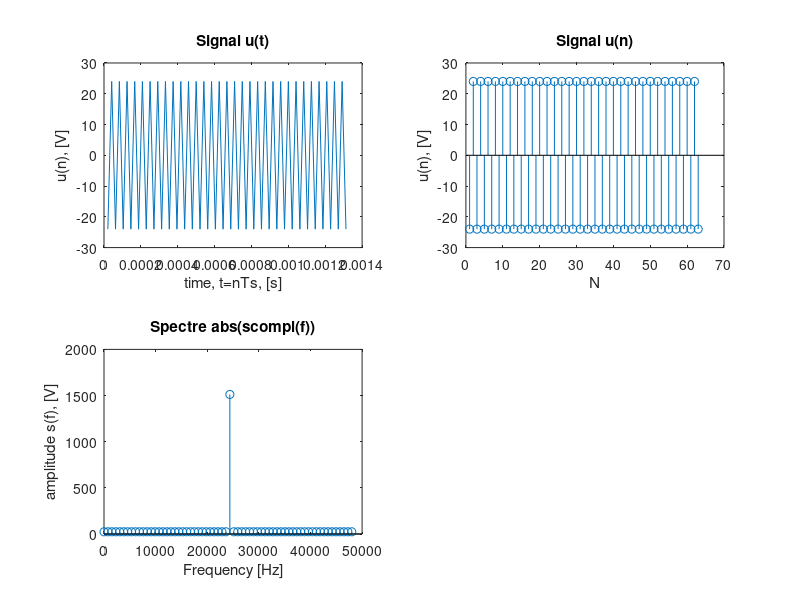
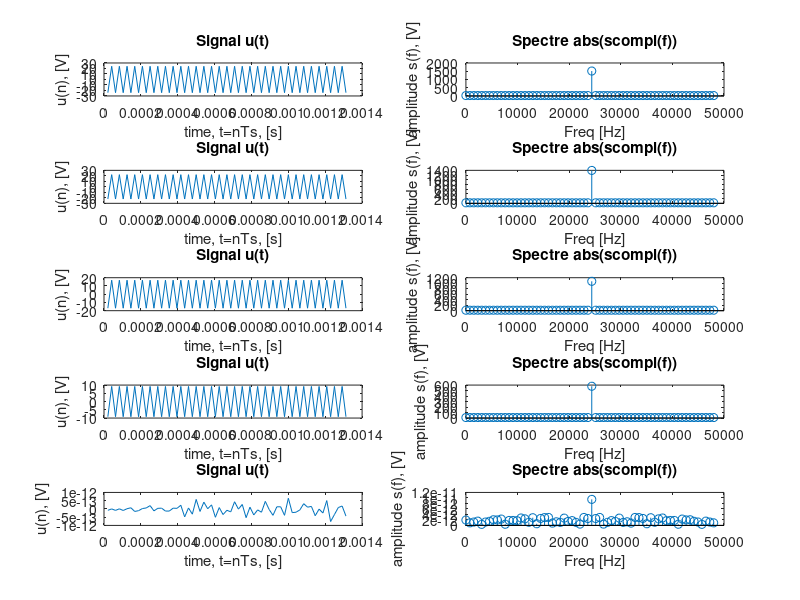
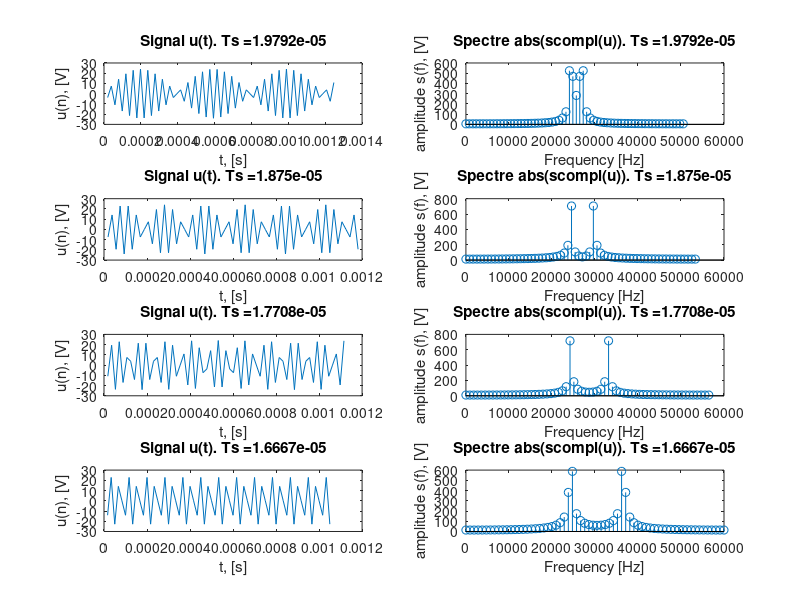
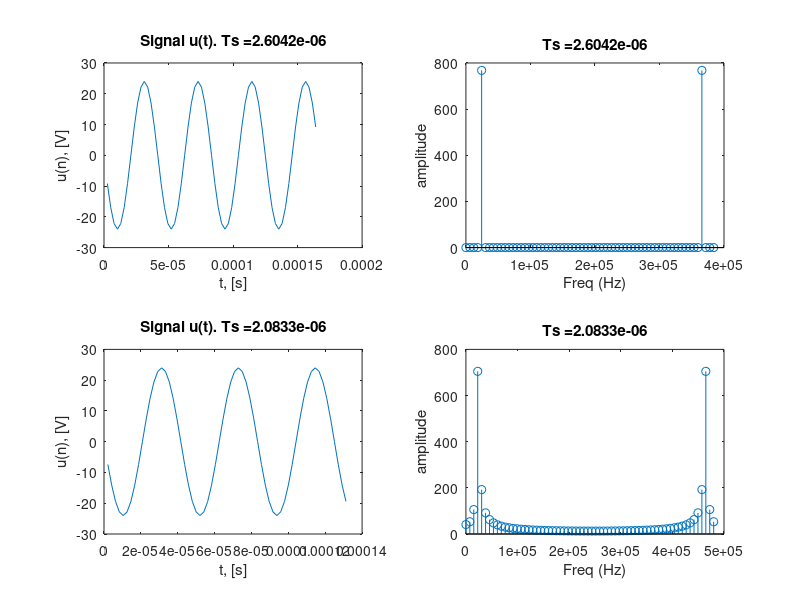

Write the MATLAB code that produced these figures, in order.
clc
clear all
close all

% Вводные данные
variant = 24
F = variant*1000
A = variant
N = 64
n = 1 : N - 1;

% _ts -- частота дискретизации
% _phi0 -- начальная фаза
u_n = @(_ts, _phi0) A * cos(2 * pi * F * n * _ts + _phi0);
%-------------------------------------------------------------------------------
%%%%%%%%%%%%%%%%%%%%%%% Задание 1 %%%%%%%%%%%%%%%%%%%%%%%%%%%%%%%%%%%%%%%%%%%%%%
%-------------------------------------------------------------------------------

phi_0 = (pi * variant)/2 % начальная фаза

% находим частоту и период дискртизации
Fs = 2 * F
Ts = 1 / Fs

% Дискретные значениея сигнала
u = u_n(Ts, phi_0);
Nfft = 2^nextpow2(length(u)); % Число измерений БПФ
scompl = fft(u, Nfft); % Быстрое преобразование фурье (переход из временной области в частнотную)
s = abs(scompl);

figure('Name', 'Задание 1')
subplot(2, 2, 1)
plot(n*Ts, u);
title('Signal u(t)');
ylabel('u(n), [V]');
xlabel('time, t=nTs, [s]');

subplot(2, 2, 2)
stem(n, u);
xlabel('N');
ylabel('u(n), [V]');
title('Signal u(n)');

subplot(2, 2, 3)
f = 0 : Nfft - 1;
f = (f/(Nfft - 1)) * 1 / Ts;
stem(f,s);
title('Spectre abs(scompl(f))');
xlabel('Frequency [Hz]');
ylabel('amplitude s(f), [V]');

%-------------------------------------------------------------------------------
%%%%%%%%%%%%%%%%%%%%%%% Задание 2 %%%%%%%%%%%%%%%%%%%%%%%%%%%%%%%%%%%%%%%%%%%%%%
%-------------------------------------------------------------------------------

phi = pi/2 * variant : pi/8 : pi/2 * (variant + 1);

figure('Name', 'Задание 2')
for i = 1 : length(phi)
  u = u_n(Ts, phi(i));
  subplot(length(phi), 2, i*2 - 1)
  plot(n*Ts, u);
  ylabel('u(n), [V]');
  xlabel('time, t=nTs, [s]');
  title('Signal u(t)');

  subplot(length(phi), 2, i*2);
  scompl = fft(u, Nfft);
  s = abs(scompl);
  stem(f, s);
  ylabel('amplitude s(f), [V]');
  xlabel('Freq [Hz]');
  title('Spectre abs(scompl(f))');
end

%-------------------------------------------------------------------------------
%%%%%%%%%%%%%%%%%%%%%%% Задание 3 %%%%%%%%%%%%%%%%%%%%%%%%%%%%%%%%%%%%%%%%%%%%%%
%-------------------------------------------------------------------------------

phi_0 = pi/2; % возвращаем фазу

% уменьшаем частоту дискртизацию на 5, 10, 15, 20 процентов
Ts_95 = Ts * 0.95;
Ts_90 = Ts * 0.90;
Ts_85 = Ts * 0.85;
Ts_80 = Ts * 0.80;
Ts_xx = [Ts_95, Ts_90, Ts_85, Ts_80];

figure('Name', 'Задание 3')
for i = 1 : length(Ts_xx)
  u = u_n(Ts_xx(i), phi_0);

  subplot(length(Ts_xx), 2, 2*i-1)
  plot(n*Ts_xx(i), u)
  title(strcat('Signal u(t). Ts = ', num2str(Ts_xx(i))));
  xlabel('t, [s]')
  ylabel('u(n), [V]')

  subplot(length(Ts_xx), 2, 2*i)
  f = 0 : Nfft - 1;
  f = (f/(Nfft - 1)) * 1 / Ts_xx(i);
  scompl = fft(u, Nfft);
  s = abs(scompl);
  stem(f,s);
  title(strcat('Spectre abs(scompl(u)). Ts = ', num2str(Ts_xx(i))));
  xlabel('Frequency [Hz]');
  ylabel('amplitude s(f), [V]');
end

%-------------------------------------------------------------------------------
%%%%%%%%%%%%%%%%%%%%%%% Задание 4 %%%%%%%%%%%%%%%%%%%%%%%%%%%%%%%%%%%%%%%%%%%%%%
%-------------------------------------------------------------------------------

% уменьшаем период дискретизации в 8 и 10 раз
Ts_div_8 = Ts / 8;
Ts_div_10 = Ts / 10;
T_div_x = [Ts_div_8, Ts_div_10];
figure('Name', 'Задание 4')
for i = 1 : length(T_div_x)
  u = u_n(T_div_x(i), phi_0);

  subplot(length(T_div_x), 2, 2*i - 1)
  plot(n*T_div_x(i), u);
  title(strcat('Signal u(t). Ts = ', num2str(T_div_x(i))));
  xlabel('t, [s]');
  ylabel('u(n), [V]');

  subplot(length(T_div_x), 2, 2*i);
  f = 0 : Nfft - 1;
  f = (f / (Nfft - 1)) * 1 / T_div_x(i);
  scompl = fft(u, Nfft);
  s = abs(scompl);
  stem(f, s);
  ylabel('amplitude');
  xlabel('Freq (Hz)');
  title(strcat('Ts = ', num2str(T_div_x(i))));
end
